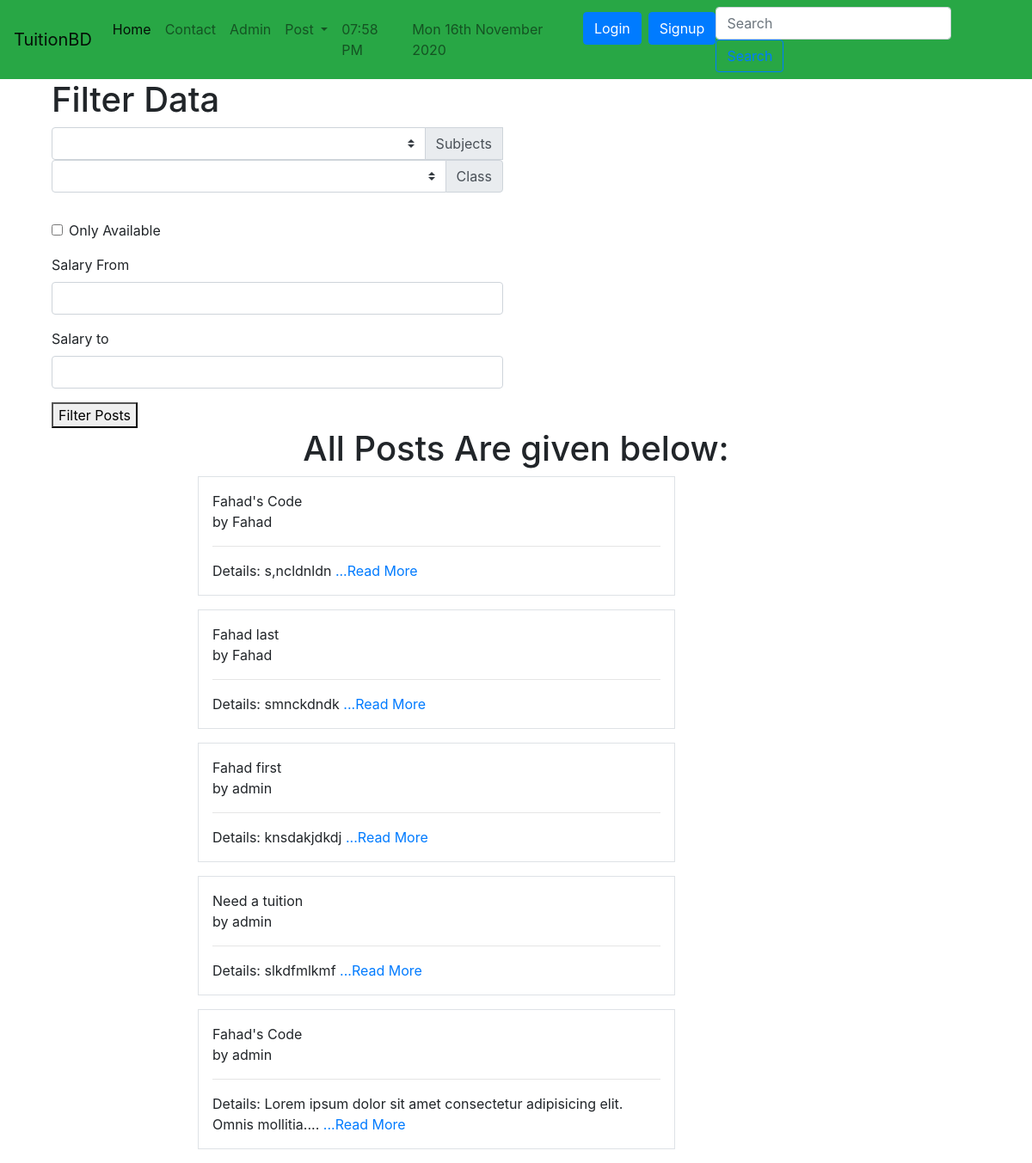
The page /tuition/postlist/ on the database its author committed.
### tuition/models.py (models this page shows, shortened)
class Post(models.Model):
    CATEGORY=(
        ('Teacher','Teacher'),
        ('Student','Student'),
    )
    MEDIUM=(
        ('bangla','bangla'),
        ('English','English'),
        ('Urdu','Urdu'),
        ('Hindi','Hindi'),
        ('Arabic','Arabic'),
    )
    user=models.ForeignKey(User,on_delete=models.CASCADE, blank=True, null= True)
    id=models.AutoField(primary_key=True)
    title=models.CharField(max_length=101)
    slug=models.CharField(max_length=100, default=title)
    email=models.EmailField()
    salary=models.FloatField()
    details=models.TextField()
    available=models.BooleanField()
    category=models.CharField(max_length=100,choices=CATEGORY)
    created_at=models.DateTimeField(default=now)
    image=models.ImageField(default='default.jpg', upload_to='tuition/images')
    medium=MultiSelectField(max_length=100, max_choices=5, choices=MEDIUM, default='bangla')
    subject=models.ManyToManyField(Subject, related_name='subject_set')
    class_in=models.ManyToManyField(Class_in, related_name='class_set')
    likes=models.ManyToManyField(User, related_name='post_likes')
    views=models.ManyToManyField(User, related_name='post_views')
    def details_short(self):
        details_words=self.details.split(' ')
        if len(details_words) >10:
            return ' '.join(details_words[:10])+ "...."
        else:
            return self.details
    objects=models.Manager()
    items=PostManager()

### tuition/views.py (the view)
# urls.py: path('postlist/',PostListView.as_view(),name="postlist"),
class PostListView(ListView):
    template_name='tuition/postlist.html'
    queryset=Post.objects.all()
    context_object_name='posts'
    def get_context_data(self,*args, **kwargs):
        context=super().get_context_data(*args, **kwargs)
        context['posts']= context.get('object_list')
        context['subjects']= Subject.objects.all()
        context['classes']= Class_in.objects.all()
        return context

### tuition/models.py (called while the page is built)
    def __str__(self):
        return self.name

    def __str__(self):
        return self.name

### templates/tuition/postlist.html (shortened to what this page needs)
{% extends 'basic.html' %}
{% block body %}
<div class="container">
  <div class="col-md-6">
    <h1>Filter Data</h1>
    <form action="/tuition/filter/" method="post">
      <div class="input-group mb-3">
        <select class="custom-select" id="inputGroupSelect02" name='subject'>
          <option></option>
          {% for i in subjects %}
          <option value="{{i}}">{{i}}</option>
          {% endfor %}
        </select>
        <div class="input-group-append">
          <label class="input-group-text" for="inputGroupSelect02">Subjects</label>
        </div>
        <div class="input-group mb-3">
          <select class="custom-select" id="inputGroupSelect02" name='class_in'>
            <option></option>
            {% for i in classes %}
            <option value="{{i}}">{{i}}</option>
            {% endfor %}
          </select>
          <div class="input-group-append">
            <label class="input-group-text" for="inputGroupSelect02">Class</label>
          </div>
        </div>
      </div>
        <div class="form-group form-check">
          <input type="checkbox" class="form-check-input" id="exampleCheck1" name="available">
          <label class="form-check-label" for="exampleCheck1">Only Available</label>
        </div>
        <div class="form-group">
          <label for="exampleFormControlInput1">Salary From</label>
          <input type="number" class="form-control" name="salary_from" id="exampleFormControlInput1">
        </div>
        <div class="form-group">
          <label for="exampleFormControlInput1">Salary to</label>
          <input type="number" class="form-control" name="salary_to" id="exampleFormControlInput1">
        </div>
      <button type="submit">Filter Posts</button>
    </form>
  </div>
  <h1 class="text-center">All Posts Are given below:</h1>
  {% for p in posts %}
  <div class="col-md-6 offset-md-2 mb-3 p-3 border">
    {{p.title}} <br>
    by {{p.user.username}} <br>
    <hr>
    Details: {{p.details_short}}
    <a href="/tuition/postdetail/{{p.id}}">...Read More</a>
  </div>
  {% endfor %}
</div>
{% endblock body %}

### rows shown on the page
Post: title "Fahad's Code", user.username "Fahad", details_short "s,ncldnldn"
Post: title "Fahad last", user.username "Fahad", details_short "smnckdndk"
Post: title "Fahad first", user.username "admin", details_short "knsdakjdkdj"
Post: title "Need a tuition", user.username "admin", details_short "slkdfmlkmf"
Post: title "Fahad's Code", user.username "admin", details_short "Lorem ipsum dolor sit amet consectetur adipisicing elit. Omnis mollitia...."
